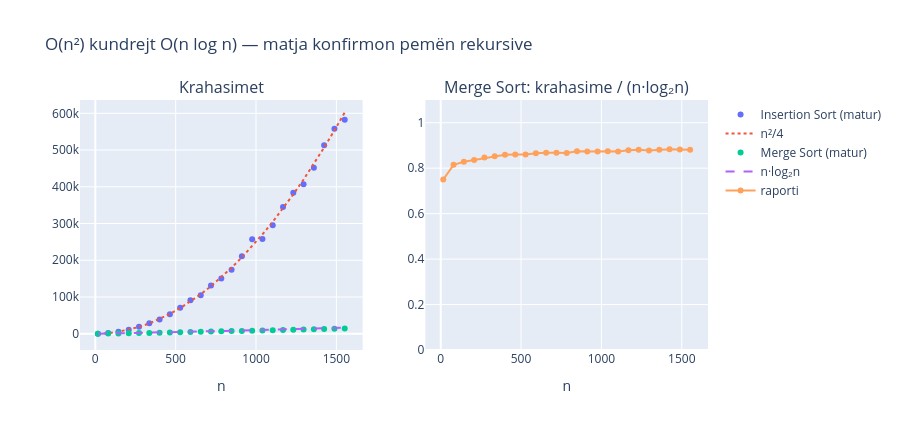

Source (notebook cell):
### Markdown cell above
## Ushtrimi 4 — Teoria kundrejt matjes

Numërojmë krahasimet e `Merge Sort` dhe të `Insertion Sort` në lista të rastit dhe i krahasojmë me
$n \log_2 n$ dhe $n^2/4$. Raporti *krahasime / ($n\log_2 n$)* mbetet afërsisht **konstant** — kjo është
pikërisht ajo që thotë $O(n \log n)$.

### Code cell
import plotly.graph_objects as go
from plotly.subplots import make_subplots

def krahasime_merge(A):
    c = 0
    def ms(A):
        nonlocal c
        if len(A) <= 1: return A
        L, R = ms(A[: len(A) // 2]), ms(A[len(A) // 2 :])
        S, i, j = [], 0, 0
        while i < len(L) and j < len(R):
            c += 1
            if L[i] <= R[j]: S.append(L[i]); i += 1
            else:            S.append(R[j]); j += 1
        return S + L[i:] + R[j:]
    ms(A)
    return c

def krahasime_insertion(A):
    A, c = list(A), 0
    for i in range(1, len(A)):
        aktual, j = A[i], i - 1
        while j >= 0:
            c += 1
            if A[j] <= aktual: break
            A[j + 1] = A[j]; j -= 1
        A[j + 1] = aktual
    return c

rng = random.Random(11)
ns = list(range(16, 1601, 64))
km, ki = [], []
for n in ns:
    L = rng.sample(range(10 * n), n)
    km.append(krahasime_merge(L)); ki.append(krahasime_insertion(L))

fig = make_subplots(rows=1, cols=2, subplot_titles=("Krahasimet", "Merge Sort: krahasime / (n·log₂n)"))
fig.add_scatter(x=ns, y=ki, mode="markers", name="Insertion Sort (matur)", row=1, col=1)
fig.add_scatter(x=ns, y=[n * n / 4 for n in ns], name="n²/4", line=dict(dash="dot"), row=1, col=1)
fig.add_scatter(x=ns, y=km, mode="markers", name="Merge Sort (matur)", row=1, col=1)
fig.add_scatter(x=ns, y=[n * math.log2(n) for n in ns], name="n·log₂n", line=dict(dash="dash"), row=1, col=1)
fig.add_scatter(x=ns, y=[k / (n * math.log2(n)) for k, n in zip(km, ns)], mode="lines+markers",
                name="raporti", row=1, col=2)
fig.update_yaxes(range=[0, 1.1], row=1, col=2)
fig.update_xaxes(title_text="n")
fig.update_layout(height=430, title="O(n²) kundrejt O(n log n) — matja konfirmon pemën rekursive")
fig.show()

### Figure 1 — Plotly figure (JSON) as saved in the notebook; plotly's stock layout.template omitted (floating-point values rounded to 4 significant figures)
{"data": [{"mode": "markers", "name": "Insertion Sort (matur)", "type": "scatter", "x": [16, 80, 144, 208, 272, 336, 400, 464, 528, 592, 656, 720, 784, 848, 912, 976, 1040, 1104, 1168, 1232, 1296, 1360, 1424, 1488, 1552], "xaxis": "x", "y": [86, 1761, 5281, 10943, 18936, 28433, 38885, 53390, 70750, 91353, 104554, 131622, 150302, 174264, 210652, 256992, 258032, 295443, 344838, 383917, 407246, 451685, 513231, 557740, 582222], "yaxis": "y"}, {"line": {"dash": "dot"}, "name": "n²/4", "type": "scatter", "x": [16, 80, 144, 208, 272, 336, 400, 464, 528, 592, 656, 720, 784, 848, 912, 976, 1040, 1104, 1168, 1232, 1296, 1360, 1424, 1488, 1552], "xaxis": "x", "y": [64.0, 1600.0, 5184.0, 10820.0, 18500.0, 28220.0, 40000.0, 53820.0, 69700.0, 87620.0, 107600.0, 129600.0, 153700.0, 179800.0, 207900.0, 238100.0, 270400.0, 304700.0, 341100.0, 379500.0, 419900.0, 462400.0, 506900.0, 553500.0, 602200.0], "yaxis": "y"}, {"mode": "markers", "name": "Merge Sort (matur)", "type": "scatter", "x": [16, 80, 144, 208, 272, 336, 400, 464, 528, 592, 656, 720, 784, 848, 912, 976, 1040, 1104, 1168, 1232, 1296, 1360, 1424, 1488, 1552], "xaxis": "x", "y": [48, 412, 855, 1339, 1863, 2403, 2972, 3535, 4108, 4718, 5331, 5931, 6538, 7218, 7830, 8468, 9114, 9745, 10463, 11148, 11767, 12473, 13170, 13835, 14488], "yaxis": "y"}, {"line": {"dash": "dash"}, "name": "n·log₂n", "type": "scatter", "x": [16, 80, 144, 208, 272, 336, 400, 464, 528, 592, 656, 720, 784, 848, 912, 976, 1040, 1104, 1168, 1232, 1296, 1360, 1424, 1488, 1552], "xaxis": "x", "y": [64.0, 505.8, 1032.0, 1602.0, 2200.0, 2820.0, 3458.0, 4110.0, 4775.0, 5452.0, 6139.0, 6834.0, 7538.0, 8249.0, 8968.0, 9692.0, 10420.0, 11160.0, 11900.0, 12650.0, 13400.0, 14160.0, 14920.0, 15680.0, 16450.0], "yaxis": "y"}, {"mode": "lines+markers", "name": "raporti", "type": "scatter", "x": [16, 80, 144, 208, 272, 336, 400, 464, 528, 592, 656, 720, 784, 848, 912, 976, 1040, 1104, 1168, 1232, 1296, 1360, 1424, 1488, 1552], "xaxis": "x2", "y": [0.75, 0.8146, 0.8281, 0.836, 0.8469, 0.8522, 0.8596, 0.8601, 0.8602, 0.8654, 0.8684, 0.8678, 0.8673, 0.875, 0.8731, 0.8737, 0.8744, 0.8732, 0.8791, 0.8814, 0.8781, 0.8811, 0.8829, 0.8822, 0.8807], "yaxis": "y2"}], "layout": {"annotations": [{"font": {"size": 16}, "showarrow": false, "text": "Krahasimet", "x": 0.225, "xanchor": "center", "xref": "paper", "y": 1.0, "yanchor": "bottom", "yref": "paper"}, {"font": {"size": 16}, "showarrow": false, "text": "Merge Sort: krahasime / (n·log₂n)", "x": 0.775, "xanchor": "center", "xref": "paper", "y": 1.0, "yanchor": "bottom", "yref": "paper"}], "height": 430, "title": {"text": "O(n²) kundrejt O(n log n) — matja konfirmon pemën rekursive"}, "xaxis": {"anchor": "y", "domain": [0.0, 0.45], "title": {"text": "n"}}, "xaxis2": {"anchor": "y2", "domain": [0.55, 1.0], "title": {"text": "n"}}, "yaxis": {"anchor": "x", "domain": [0.0, 1.0]}, "yaxis2": {"anchor": "x2", "domain": [0.0, 1.0], "range": [0, 1.1]}}}
